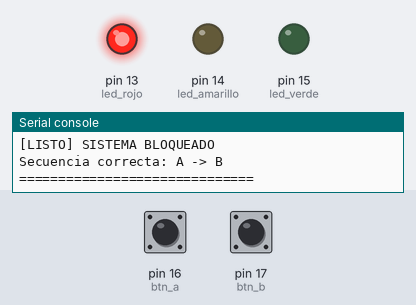
Recording of a program running on a simulated MicroPython board. Shown: output pins drawn as LEDs (lit = HIGH), the last lines printed to the serial console. The test bench sets the inputs (shaded band); at power-on: pin 16 (btn_a) HIGH, pin 17 (btn_b) HIGH.

Above: at 1.2 s.
1.3 s: pin 16 (btn_a) pulled LOW for 0.15 s
At 2.5 s:
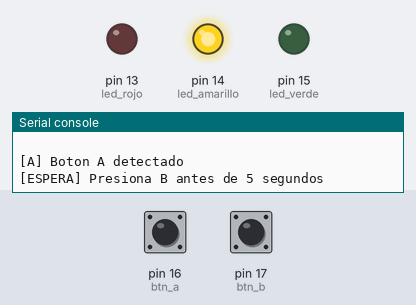
4.4 s: pin 17 (btn_b) pulled LOW for 0.15 s
At 5.0 s:
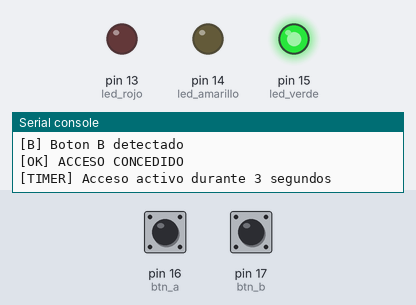
7.5 s: pin 16 (btn_a) pulled LOW for 1 s
At 8.3 s:
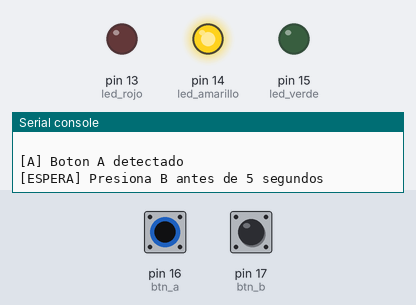
11.5 s: pin 17 (btn_b) pulled LOW for 1 s
At 12.7 s:
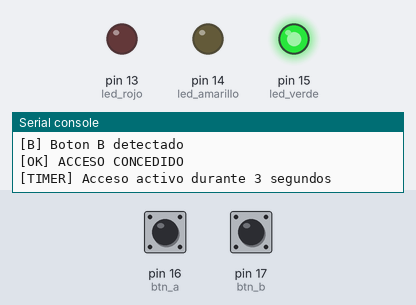
17.0 s: pin 16 (btn_a) pulsed LOW 2 times (0.12 s each, 0.3 s apart)
At 18.1 s:
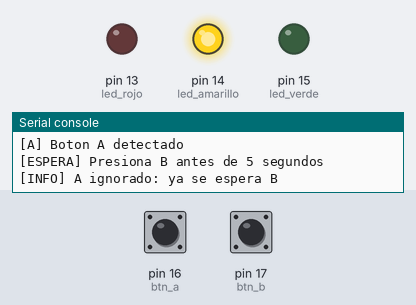
Timing chart, 0 to 23.5 s (numbered marks = the images above; inputs shaded):
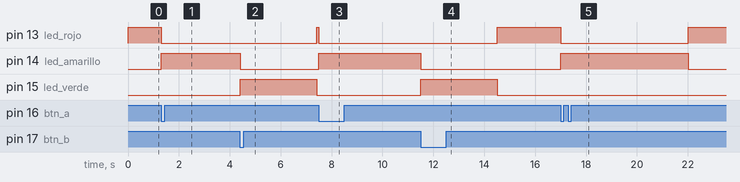

Measured:
- after the input at 1.3 s, pin 13 (led_rojo): HIGH → LOW at once; pin 14 (led_amarillo): LOW → HIGH at once
- after the input at 4.4 s, pin 13 (led_rojo): LOW → HIGH after 3.0 s instead of 1.9 s; pin 14 (led_amarillo): HIGH → LOW after 0.01 s instead of 1.9 s; pin 15 (led_verde): LOW → HIGH at once, → LOW 3.0 s later
- after the input at 7.5 s, pin 13 (led_rojo): HIGH → LOW at once; pin 14 (led_amarillo): LOW → HIGH at once
- after the input at 11.5 s, pin 13 (led_rojo): LOW → HIGH after 3.0 s instead of 1.0 s; pin 14 (led_amarillo): HIGH → LOW after 0.01 s instead of 1.0 s; pin 15 (led_verde): LOW → HIGH at once, → LOW 3.0 s later
- after the input at 17.0 s, pin 13 (led_rojo): HIGH → LOW at once, → HIGH 5.0 s later; pin 14 (led_amarillo): LOW → HIGH at once, → LOW 5.0 s later

The program:

main.py
```python
from machine import Pin, Timer
from time import ticks_ms, ticks_diff, sleep_ms


# =========================================================
# PINES
# =========================================================

btn_a = Pin(16, Pin.IN, Pin.PULL_UP)
btn_b = Pin(17, Pin.IN, Pin.PULL_UP)

led_rojo = Pin(13, Pin.OUT)
led_amarillo = Pin(14, Pin.OUT)
led_verde = Pin(15, Pin.OUT)


# =========================================================
# TIEMPOS
# =========================================================

T_ESPERA_B = 5000
T_ACCESO = 3000
T_BLOQUEO = 10000
T_REBOTE = 250

MAX_FALLOS = 3


# =========================================================
# ESTADOS
# =========================================================

BLOQUEADO = 0
ESPERANDO_B = 1
ACCESO = 2
BLOQUEO_SEGURIDAD = 3

estado = BLOQUEADO
fallos = 0


# =========================================================
# EVENTOS
# =========================================================

evento_a = False
evento_b = False

evento_timeout = False
evento_fin_acceso = False
evento_fin_bloqueo = False


# =========================================================
# ANTIRREBOTE
# =========================================================

ultimo_a = 0
ultimo_b = 0


# =========================================================
# TIMERS
# =========================================================

tim_espera = Timer()
tim_acceso = Timer()
tim_bloqueo = Timer()


# =========================================================
# LEDs
# =========================================================

def leds(rojo, amarillo, verde):
    led_rojo.value(rojo)
    led_amarillo.value(amarillo)
    led_verde.value(verde)


# =========================================================
# MENSAJE INICIAL
# =========================================================

def mostrar_bloqueado():
    print()
    print("==============================")
    print("[LISTO] SISTEMA BLOQUEADO")
    print("Secuencia correcta: A -> B")
    print("==============================")


# =========================================================
# REGISTRAR FALLO
# =========================================================

def registrar_fallo(mensaje):

    global fallos
    global estado

    fallos += 1

    print()
    print(mensaje)
    print("[ERROR] Intentos fallidos:", fallos)

    # -----------------------------------------------------
    # 3 fallos -> bloqueo de seguridad
    # -----------------------------------------------------

    if fallos >= MAX_FALLOS:

        estado = BLOQUEO_SEGURIDAD

        leds(1, 0, 0)

        print()
        print("[BLOQUEO] 3 errores detectados")
        print("[BLOQUEO] Sistema bloqueado 10 segundos")

        tim_bloqueo.init(
            mode=Timer.ONE_SHOT,
            period=T_BLOQUEO,
            callback=fin_bloqueo
        )

    # -----------------------------------------------------
    # Todavía puede intentar nuevamente
    # -----------------------------------------------------

    else:

        estado = BLOQUEADO

        leds(1, 0, 0)

        print("[LISTO] Intenta nuevamente con A -> B")


# =========================================================
# INTERRUPCIONES DE BOTONES
# =========================================================

def irq_a(pin):

    global evento_a
    global ultimo_a

    ahora = ticks_ms()

    if ticks_diff(ahora, ultimo_a) > T_REBOTE:

        ultimo_a = ahora
        evento_a = True


def irq_b(pin):

    global evento_b
    global ultimo_b

    ahora = ticks_ms()

    if ticks_diff(ahora, ultimo_b) > T_REBOTE:

        ultimo_b = ahora
        evento_b = True


# =========================================================
# CALLBACKS DE TIMERS
# =========================================================

def timeout(timer):

    global evento_timeout

    evento_timeout = True


def fin_acceso(timer):

    global evento_fin_acceso

    evento_fin_acceso = True


def fin_bloqueo(timer):

    global evento_fin_bloqueo

    evento_fin_bloqueo = True


# =========================================================
# CONFIGURAR INTERRUPCIONES
# =========================================================

btn_a.irq(
    trigger=Pin.IRQ_FALLING,
    handler=irq_a
)

btn_b.irq(
    trigger=Pin.IRQ_FALLING,
    handler=irq_b
)


# =========================================================
# ESTADO INICIAL
# =========================================================

leds(1, 0, 0)

mostrar_bloqueado()


# =========================================================
# PROGRAMA PRINCIPAL
# =========================================================

while True:

    # =====================================================
    # EVENTO BOTÓN A
    # =====================================================

    if evento_a:

        evento_a = False

        # -------------------------------------------------
        # Sistema bloqueado -> comenzar secuencia
        # -------------------------------------------------

        if estado == BLOQUEADO:

            estado = ESPERANDO_B

            leds(0, 1, 0)

            print()
            print("[A] Boton A detectado")
            print("[ESPERA] Presiona B antes de 5 segundos")

            tim_espera.init(
                mode=Timer.ONE_SHOT,
                period=T_ESPERA_B,
                callback=timeout
            )

        # -------------------------------------------------
        # Ya estamos esperando B
        # -------------------------------------------------

        elif estado == ESPERANDO_B:

            print("[INFO] A ignorado: ya se espera B")

        # -------------------------------------------------
        # Acceso activo
        # -------------------------------------------------

        elif estado == ACCESO:

            print("[INFO] A ignorado: acceso activo")

        # -------------------------------------------------
        # Bloqueo de seguridad
        # -------------------------------------------------

        elif estado == BLOQUEO_SEGURIDAD:

            print("[INFO] A ignorado: bloqueo de seguridad")


    # =====================================================
    # EVENTO BOTÓN B
    # =====================================================

    if evento_b:

        evento_b = False

        # -------------------------------------------------
        # B después de A -> acceso correcto
        # -------------------------------------------------

        if estado == ESPERANDO_B:

            tim_espera.deinit()

            estado = ACCESO

            fallos = 0

            leds(0, 0, 1)

            print()
            print("[B] Boton B detectado")
            print("[OK] ACCESO CONCEDIDO")
            print("[TIMER] Acceso activo durante 3 segundos")

            tim_acceso.init(
                mode=Timer.ONE_SHOT,
                period=T_ACCESO,
                callback=fin_acceso
            )

        # -------------------------------------------------
        # B antes que A
        # -------------------------------------------------

        elif estado == BLOQUEADO:

            registrar_fallo(
                "[ERROR] B fue presionado antes que A"
            )

        # -------------------------------------------------
        # Acceso activo
        # -------------------------------------------------

        elif estado == ACCESO:

            print("[INFO] B ignorado: acceso activo")

        # -------------------------------------------------
        # Bloqueo de seguridad
        # -------------------------------------------------

        elif estado == BLOQUEO_SEGURIDAD:

            print("[INFO] B ignorado: bloqueo de seguridad")


    # =====================================================
    # TIMEOUT DE 5 SEGUNDOS
    # =====================================================

    if evento_timeout:

        evento_timeout = False

        if estado == ESPERANDO_B:

            registrar_fallo(
                "[TIMEOUT] No se presiono B antes de 5 segundos"
            )


    # =====================================================
    # FIN DEL ACCESO
    # =====================================================

    if evento_fin_acceso:

        evento_fin_acceso = False

        if estado == ACCESO:

            estado = BLOQUEADO

            leds(1, 0, 0)

            print()
            print("[TIMER] Fin del acceso")

            mostrar_bloqueado()


    # =====================================================
    # FIN DEL BLOQUEO DE SEGURIDAD
    # =====================================================

    if evento_fin_bloqueo:

        evento_fin_bloqueo = False

        if estado == BLOQUEO_SEGURIDAD:

            fallos = 0

            estado = BLOQUEADO

            leds(1, 0, 0)

            print()
            print("[TIMER] Fin del bloqueo")
            print("[RESET] Intentos fallidos = 0")

            mostrar_bloqueado()


    sleep_ms(10)
```
